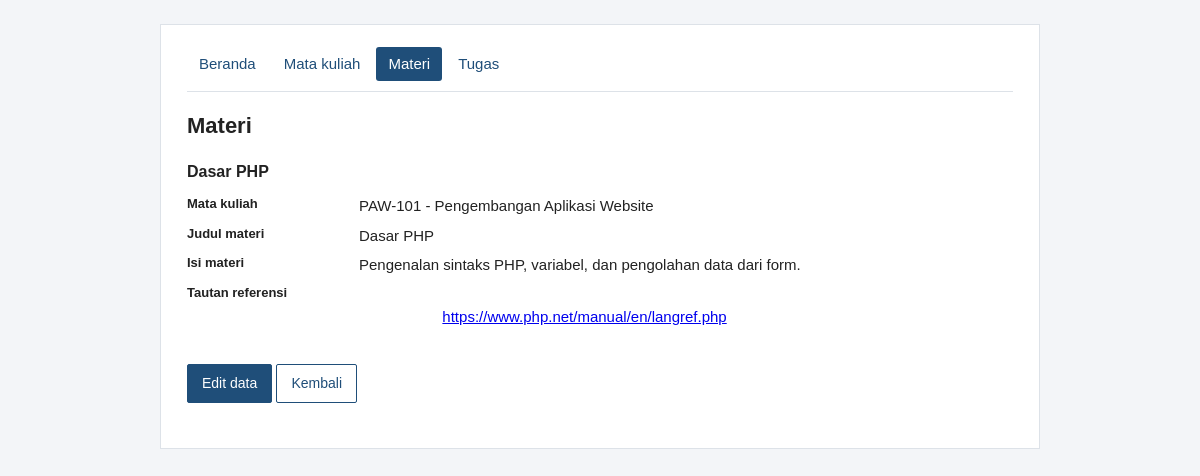
The app's page /detail_materi.php?id=1 with its own data.
### tables this page shows
CREATE TABLE materi (
  id INT UNSIGNED AUTO_INCREMENT PRIMARY KEY,
  mata_kuliah_id INT UNSIGNED NOT NULL,
  judul VARCHAR(150) NOT NULL,
  isi TEXT NOT NULL,
  tautan VARCHAR(255) NULL,
  FOREIGN KEY (mata_kuliah_id)
    REFERENCES mata_kuliah(id) ON DELETE RESTRICT
);

CREATE TABLE mata_kuliah (
  id INT UNSIGNED AUTO_INCREMENT PRIMARY KEY,
  kode VARCHAR(20) NOT NULL UNIQUE,
  nama VARCHAR(100) NOT NULL,
  dosen VARCHAR(100) NOT NULL,
  semester TINYINT UNSIGNED NOT NULL
);

### detail_materi.php (the view, shortened to what this page needs)
<?php
require 'koneksi.php';
$id = id_valid($_GET['id'] ?? null);
$m = query_satu(
    $conn,
    'SELECT m.id, m.judul, m.isi, m.tautan, mk.kode, mk.nama AS nama_mk
     FROM materi m JOIN mata_kuliah mk ON mk.id = m.mata_kuliah_id
     WHERE m.id = ?',
    'i',
    [$id]
);
$tautan_aman = !empty($m['tautan']) && preg_match('#^https?://#i', $m['tautan']);
?>
<h1>Materi</h1>
<h2><?= e($m['judul']) ?></h2>
<dl class="rincian">
    <dt>Mata kuliah</dt><dd><?= e($m['kode']) ?> - <?= e($m['nama_mk']) ?></dd>
    <dt>Judul materi</dt><dd><?= e($m['judul']) ?></dd>
    <dt>Isi materi</dt><dd><?= e($m['isi']) ?></dd>
    <dt>Tautan referensi</dt>
    <dd>
        <?php if ($tautan_aman): ?>
            <a href="<?= e($m['tautan']) ?>" target="_blank" rel="noopener noreferrer"><?= e($m['tautan']) ?></a>
        <?php else: ?>
            -
        <?php endif; ?>
    </dd>
</dl>
<p>
    <a class="tombol" href="edit_materi.php?id=<?= (int)$m['id'] ?>">Edit data</a>
    <a class="tombol batal" href="daftar_materi.php">Kembali</a>
</p>

### style.css (style rules this page uses)
* { box-sizing: border-box; }
body { margin: 0; background: #f3f5f8; color: #222; font-family: Arial, Helvetica, sans-serif; font-size: 15px; line-height: 1.45; }
h1 { font-size: 22px; margin: 0 0 6px; }
h2 { font-size: 16px; margin: 18px 0 8px; }
.tombol, button { display: inline-block; background: #1f4e79; color: #fff; border: 1px solid #1f4e79; padding: 8px 14px; font-size: 14px; text-decoration: none; cursor: pointer; border-radius: 2px; font-family: inherit; }
.tombol.batal { background: #fff; color: #1f4e79; }
.rincian { display: grid; grid-template-columns: 160px 1fr; gap: 8px 12px; margin: 12px 0; }
.rincian dt { font-weight: bold; font-size: 13px; }
.rincian dd { margin: 0; white-space: pre-wrap; word-break: break-word; }

### records on screen
materi: judul "Dasar PHP", mata_kuliah.kode "PAW-101", mata_kuliah.nama "Pengembangan Aplikasi Website", isi "Pengenalan sintaks PHP, variabel, dan pengolahan data dari form.", tautan "https://www.php.net/manual/en/langref.php"

### other values on screen
$label "Beranda"
$label "Mata kuliah"
$label "Materi"
$label "Tugas"
